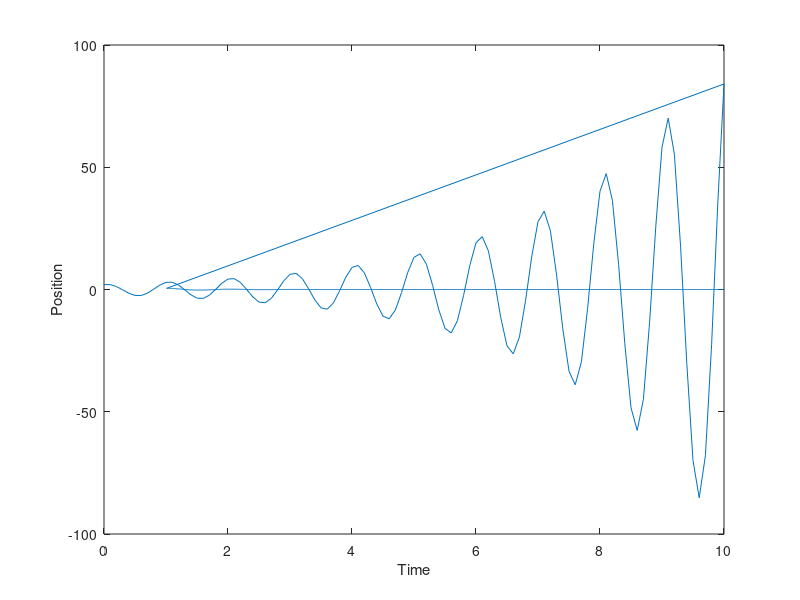
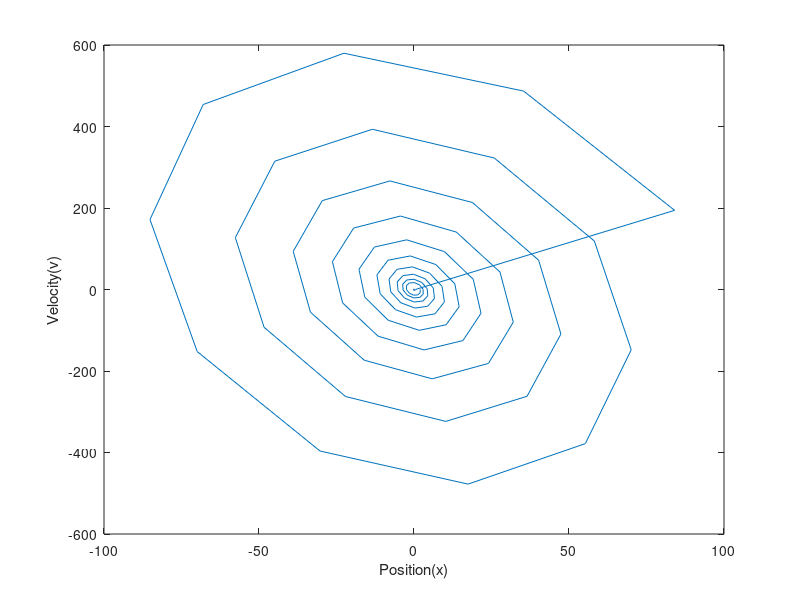
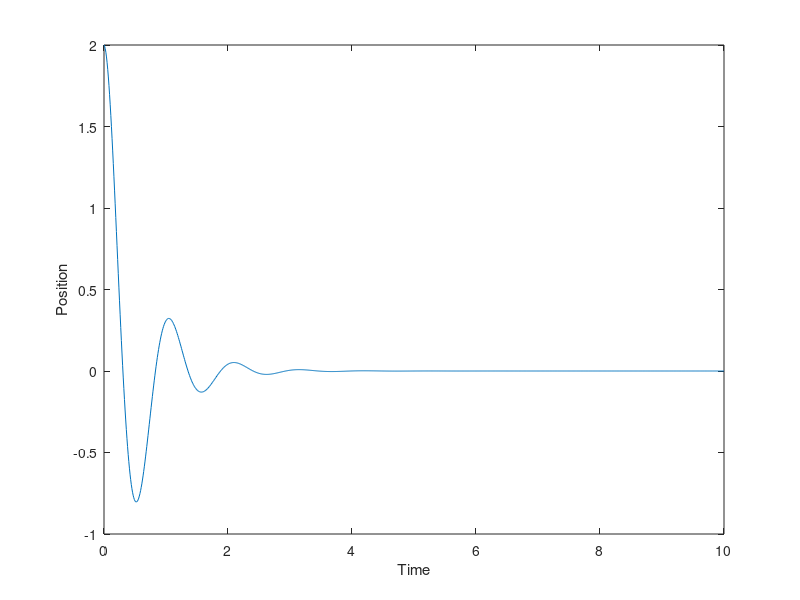
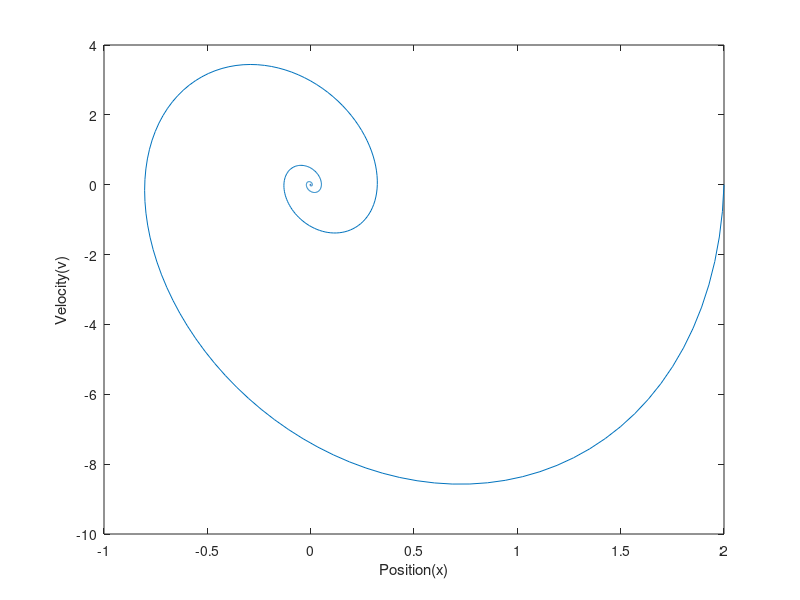

Here is the MATLAB script that generated these plots, in order: (Note: this script raises an error after producing the figures.)
clear all;
close all;
clc;

w = 2*pi; % natural frequency
d = 0.25; % damping scale, Zeta

% spring-mass-damper system
A = [0 1;
    -w^2 -2*d*w];
% \dot(x) = Ax

dt = 0.01; % time step
T = 10; % amount of time to integrate
x0 = [2; 0]; % initial condition with x=2, v=0

% iterate forward Euler scheme
xF(:,1) = x0; % 1st col is the initial condition; state
tF(1) = 0; % time
for k = 1:(T/dt)
    tF(k+1) = k*dt; % what's this line of code for??????
    xF(:,k+1) = (eye(2) + dt*A) * xF(:,k);
end
%plot(tF, xF(1,:));
%xlabel('Time');
%ylabel('Position');
%figure
%plot(xF(1,:),xF(2,:)); % phase diagram
% aka how does the position and the velocity plot together
%xlabel('Position(x)');
%ylabel('Velocity(v)');
%figure
%plot3(tF, xF(1,:), xF(2,:)); % position against velocity
%xlabel('Position(x)');
%ylabel('Velocity(v)');

% Now, a bigger dt
dt = 0.1; % time step
T = 10; % amount of time to integrate
x0 = [2; 0]; % initial condition with x=2, v=0

% iterate forward Euler scheme
% clear xF & tF of course
xF(:,1) = x0; % 1st col is the initial condition; state
tF(1) = 0; % time
for k = 1:(T/dt)
    tF(k+1) = k*dt;
    xF(:,k+1) = (eye(2) + dt*A) * xF(:,k);
end
plot(tF, xF(1,:));
xlabel('Time');
ylabel('Position');
figure
plot(xF(1,:),xF(2,:)); % phase diagram
% aka how does the position and the velocity plot together
xlabel('Position(x)');
ylabel('Velocity(v)');
figure
plot3(tF, xF(1,:), xF(2,:)); % position against velocity
xlabel('Position(x)');
ylabel('Velocity(v)');
% hold a sec, we increased our dt too much, it diverges now! oh no!

close all;
% iterate backward Euler scheme
dt = 0.01;
xB(:,1) = x0;
tB(1) = 0;
for k = 1:T/dt
    tB(k+1) = k*dt;
    xB(:,k+1) = inv(eye(2)-A*dt)*xB(:,k);
end
plot(tB, xB(1,:));
xlabel('Time');
ylabel('Position');
figure
plot(xB(1,:),xB(2,:)); % phase diagram
% aka how does the position and the velocity plot together
xlabel('Position(x)');
ylabel('Velocity(v)');
figure
plot3(tB, xB(1,:), xB(2,:)); % position against velocity
xlabel('Position(x)');
ylabel('Velocity(v)');

% now, bigger dt
dt = 0.1; %......
% still stable, doesn't diverge

% compute better simulation using built-in Matlab integrator
% 4-th order Runge Kutta integrator
[t,xGood] = ode45(@(t,x) A*x, 0:dt:T,x0); % using function handles
plot(t,xGood(:,1),'r'); % between forward and backward
% smaller dt? 3 curves converges
% bigger dt? ode most stable, then backward; forward diverges oh no!

clear all; close all; clc;
t = 0:.1:50;
y0 = [pi/4; 0]; %theta=45, v0=0 then let go!
g = -10;
L = 10;
d = 0.1;
% dy = pend(t,y,g,L,d)
[t,y] = ode45(@(t,y)pend(t,y,g,L,d),t,y0);
figure
plot(t,y(:,1));
figure
plot(y(:,1),y(:,2));
figure
plot3(t,y(:,1),y(:,2));